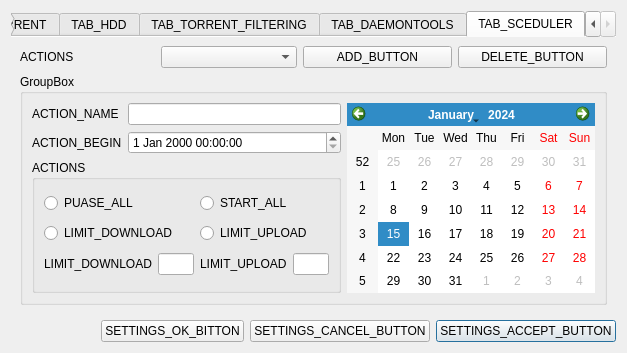
<?xml version="1.0" encoding="UTF-8"?>
<ui version="4.0">
 <class>SettingsDialog</class>
 <widget class="QDialog" name="SettingsDialog">
  <property name="geometry">
   <rect>
    <x>0</x>
    <y>0</y>
    <width>627</width>
    <height>353</height>
   </rect>
  </property>
  <property name="windowTitle">
   <string>SETTINGS_DIALOG</string>
  </property>
  <property name="windowIcon">
   <iconset resource="ltorrent.qrc">
    <normaloff>:/icons/app.ico</normaloff>:/icons/app.ico</iconset>
  </property>
  <layout class="QGridLayout" name="gridLayout_4">
   <item row="1" column="3">
    <widget class="QPushButton" name="applyButton">
     <property name="text">
      <string>SETTINGS_ACCEPT_BUTTON</string>
     </property>
    </widget>
   </item>
   <item row="1" column="2">
    <widget class="QPushButton" name="cancelButton">
     <property name="text">
      <string>SETTINGS_CANCEL_BUTTON</string>
     </property>
    </widget>
   </item>
   <item row="1" column="1">
    <widget class="QPushButton" name="OKButton">
     <property name="text">
      <string>SETTINGS_OK_BITTON</string>
     </property>
    </widget>
   </item>
   <item row="1" column="0">
    <spacer name="horizontalSpacer">
     <property name="orientation">
      <enum>Qt::Horizontal</enum>
     </property>
     <property name="sizeHint" stdset="0">
      <size>
       <width>168</width>
       <height>20</height>
      </size>
     </property>
    </spacer>
   </item>
   <item row="0" column="0" colspan="4">
    <widget class="QTabWidget" name="tabWidget">
     <property name="whatsThis">
      <string/>
     </property>
     <property name="autoFillBackground">
      <bool>true</bool>
     </property>
     <property name="tabShape">
      <enum>QTabWidget::Rounded</enum>
     </property>
     <property name="currentIndex">
      <number>4</number>
     </property>
     <property name="documentMode">
      <bool>true</bool>
     </property>
     <property name="tabsClosable">
      <bool>false</bool>
     </property>
     <property name="movable">
      <bool>true</bool>
     </property>
     <widget class="QWidget" name="tab_1">
      <attribute name="title">
       <string>TAB_TORRENT</string>
      </attribute>
      <layout class="QGridLayout" name="gridLayout_2">
       <item row="1" column="2" colspan="2">
        <widget class="QGroupBox" name="groupBox_2">
         <property name="title">
          <string>RESTRICTIONS</string>
         </property>
         <layout class="QGridLayout" name="gridLayout_3">
          <item row="0" column="0">
           <widget class="QLabel" name="label_6">
            <property name="whatsThis">
             <string>UPLOAD_SPEED_LIMIT_WIT</string>
            </property>
            <property name="text">
             <string>UPLOAD_SPEED_LIMIT(Kb/s)</string>
            </property>
           </widget>
          </item>
          <item row="0" column="1">
           <widget class="QLineEdit" name="uploadLimitEdit">
            <property name="whatsThis">
             <string>UPLOAD_SPEED_LIMIT</string>
            </property>
           </widget>
          </item>
          <item row="3" column="0">
           <widget class="QLabel" name="label_15">
            <property name="whatsThis">
             <string>ACTIVE_TORRENTS_LIMIT_WIT</string>
            </property>
            <property name="text">
             <string>ACTIVE_TORRENTS_LIMIT</string>
            </property>
           </widget>
          </item>
          <item row="3" column="1">
           <widget class="QLineEdit" name="activeLimitEdit">
            <property name="whatsThis">
             <string>ACTIVE_TORRENTS_LIMIT</string>
            </property>
           </widget>
          </item>
          <item row="2" column="0">
           <widget class="QLabel" name="label_7">
            <property name="whatsThis">
             <string>DOWNLOAD_SPEED_LIMIT_WIT</string>
            </property>
            <property name="text">
             <string>DOWNLOAD_SPEED_LIMIT(Kb/s)</string>
            </property>
           </widget>
          </item>
          <item row="2" column="1">
           <widget class="QLineEdit" name="downloadLimitEdit">
            <property name="whatsThis">
             <string>DOWNLOAD_SPEED_LIMIT</string>
            </property>
           </widget>
          </item>
          <item row="4" column="0">
           <widget class="QLabel" name="label_16">
            <property name="whatsThis">
             <string>ACTIVE_SEEDS_LIMIT_WIT</string>
            </property>
            <property name="text">
             <string>ACTIVE_SEEDS_LIMIT</string>
            </property>
           </widget>
          </item>
          <item row="4" column="1">
           <widget class="QLineEdit" name="activeSeedLimitEdit">
            <property name="whatsThis">
             <string>ACTIVE_SEEDS_LIMIT</string>
            </property>
           </widget>
          </item>
          <item row="5" column="0">
           <widget class="QLabel" name="label_17">
            <property name="whatsThis">
             <string>ACTIVE_DOWNLOADS_LIMIT_WIT</string>
            </property>
            <property name="text">
             <string>ACTIVE_DOWNLOADS_LIMIT</string>
            </property>
           </widget>
          </item>
          <item row="5" column="1">
           <widget class="QLineEdit" name="activeDownloadLimitEdit">
            <property name="whatsThis">
             <string>ACTIVE_DOWNLOADS_LIMIT</string>
            </property>
           </widget>
          </item>
         </layout>
        </widget>
       </item>
       <item row="1" column="0" colspan="2">
        <widget class="QGroupBox" name="proxyGroupBox">
         <property name="enabled">
          <bool>true</bool>
         </property>
         <property name="title">
          <string>USE_PROXY</string>
         </property>
         <property name="checkable">
          <bool>true</bool>
         </property>
         <property name="checked">
          <bool>false</bool>
         </property>
         <layout class="QGridLayout" name="gridLayout">
          <item row="3" column="0">
           <widget class="QLabel" name="label_5">
            <property name="whatsThis">
             <string>PROXY_TYPE_WIT</string>
            </property>
            <property name="text">
             <string>PROXY_TYPE</string>
            </property>
           </widget>
          </item>
          <item row="1" column="1">
           <widget class="QLineEdit" name="proxyUsernameEdit">
            <property name="whatsThis">
             <string>PROXY_USER_NAME_WIT</string>
            </property>
           </widget>
          </item>
          <item row="0" column="1">
           <widget class="QLineEdit" name="proxyHostEdit">
            <property name="whatsThis">
             <string>PROXY_HOST_WIT</string>
            </property>
           </widget>
          </item>
          <item row="1" column="0">
           <widget class="QLabel" name="label_3">
            <property name="whatsThis">
             <string>PROXY_USER_NAME_WIT</string>
            </property>
            <property name="text">
             <string>PROXY_USER_NAME</string>
            </property>
           </widget>
          </item>
          <item row="0" column="0">
           <widget class="QLabel" name="label_2">
            <property name="whatsThis">
             <string>PROXY_HOST_WIT</string>
            </property>
            <property name="text">
             <string>PROXY_HOST (IP:port)</string>
            </property>
           </widget>
          </item>
          <item row="2" column="1">
           <widget class="QLineEdit" name="proxyPwdEdit">
            <property name="whatsThis">
             <string>PROXY_PASSWORD</string>
            </property>
           </widget>
          </item>
          <item row="3" column="1">
           <widget class="QComboBox" name="proxyTypeComboBox">
            <property name="whatsThis">
             <string>PROXY_TYPE</string>
            </property>
            <item>
             <property name="text">
              <string>Socks4</string>
             </property>
            </item>
            <item>
             <property name="text">
              <string>Socks5</string>
             </property>
            </item>
            <item>
             <property name="text">
              <string>Socks5 с паролем</string>
             </property>
            </item>
            <item>
             <property name="text">
              <string>http</string>
             </property>
            </item>
            <item>
             <property name="text">
              <string>http с паролем</string>
             </property>
            </item>
            <item>
             <property name="text">
              <string>i2p</string>
             </property>
            </item>
           </widget>
          </item>
          <item row="2" column="0">
           <widget class="QLabel" name="label_4">
            <property name="whatsThis">
             <string>PROXY_PASSWORD_WIT</string>
            </property>
            <property name="text">
             <string>PROXY_PASSWORD</string>
            </property>
           </widget>
          </item>
         </layout>
        </widget>
       </item>
       <item row="0" column="2">
        <widget class="QLabel" name="label">
         <property name="layoutDirection">
          <enum>Qt::LeftToRight</enum>
         </property>
         <property name="autoFillBackground">
          <bool>false</bool>
         </property>
         <property name="text">
          <string>LISTEN_PORT</string>
         </property>
         <property name="alignment">
          <set>Qt::AlignRight|Qt::AlignTrailing|Qt::AlignVCenter</set>
         </property>
        </widget>
       </item>
       <item row="0" column="3">
        <widget class="QLineEdit" name="portEdit"/>
       </item>
       <item row="0" column="1">
        <widget class="QComboBox" name="localeComboBox"/>
       </item>
       <item row="2" column="2">
        <widget class="QCheckBox" name="runOnbootCheckBox">
         <property name="whatsThis">
          <string>START_ON_BOOT_WIT</string>
         </property>
         <property name="text">
          <string>START_ON_BOOT</string>
         </property>
        </widget>
       </item>
       <item row="3" column="0" colspan="2">
        <widget class="QCheckBox" name="magnetAssociationCheckBox">
         <property name="whatsThis">
          <string>MAGNET_ASSOCIATION_WIT</string>
         </property>
         <property name="text">
          <string>MAGNET_ASSOCIATION</string>
         </property>
        </widget>
       </item>
       <item row="3" column="2">
        <widget class="QCheckBox" name="startMinimizedCheckBox">
         <property name="whatsThis">
          <string>START_MINIMIZED_WIT</string>
         </property>
         <property name="text">
          <string>START_MINIMIZED</string>
         </property>
        </widget>
       </item>
       <item row="2" column="0" colspan="2">
        <widget class="QCheckBox" name="asociationCheckBox">
         <property name="whatsThis">
          <string>TORRENT_FILES_ASSOCIATION_WIT</string>
         </property>
         <property name="text">
          <string>TORRENT_FILES_ASSOCIATION</string>
         </property>
        </widget>
       </item>
       <item row="0" column="0">
        <widget class="QLabel" name="label_8">
         <property name="text">
          <string>LANGUAGE</string>
         </property>
        </widget>
       </item>
      </layout>
     </widget>
     <widget class="QWidget" name="tab_2">
      <attribute name="title">
       <string>TAB_HDD</string>
      </attribute>
      <layout class="QGridLayout" name="gridLayout_17">
       <item row="0" column="0">
        <widget class="QCheckBox" name="lockFilesCheckBox">
         <property name="whatsThis">
          <string>LOCK_FILES_WIT</string>
         </property>
         <property name="text">
          <string>LOCK_FILES</string>
         </property>
        </widget>
       </item>
       <item row="1" column="0">
        <widget class="QLabel" name="label_19">
         <property name="whatsThis">
          <string>DISK_IO_CASH_MODE_WIT</string>
         </property>
         <property name="text">
          <string>DISK_IO_CASH_MODE</string>
         </property>
        </widget>
       </item>
       <item row="2" column="0">
        <widget class="QLabel" name="label_20">
         <property name="whatsThis">
          <string>CASH_SIZE_WIT</string>
         </property>
         <property name="text">
          <string>CASH_SIZE</string>
         </property>
        </widget>
       </item>
       <item row="2" column="1">
        <widget class="QLineEdit" name="casheSizeLineEdit"/>
       </item>
       <item row="1" column="1">
        <widget class="QComboBox" name="diskIOCasheModeComboBox">
         <item>
          <property name="text">
           <string>ENABLE_OS_CACHE</string>
          </property>
         </item>
         <item>
          <property name="text">
           <string>DISABLE_OS_CACHE_FOR_ALIGNED_FILES</string>
          </property>
         </item>
         <item>
          <property name="text">
           <string>DISABLE_OS_CACHE</string>
          </property>
         </item>
        </widget>
       </item>
       <item row="3" column="1">
        <widget class="QCheckBox" name="alowReorderedOpsCheckBox">
         <property name="whatsThis">
          <string>ALOW_REORDERED_OPERATIONS_WIT</string>
         </property>
         <property name="text">
          <string>ALOW_REORDERED_OPERATIONS</string>
         </property>
        </widget>
       </item>
       <item row="4" column="0">
        <widget class="QCheckBox" name="lowPrioDiskCheckBox">
         <property name="whatsThis">
          <string>LOW_PORIO_DISK_WIT</string>
         </property>
         <property name="text">
          <string>LOW_PORIO_DISK</string>
         </property>
        </widget>
       </item>
       <item row="4" column="1">
        <widget class="QCheckBox" name="useReadCasheCheckBox">
         <property name="whatsThis">
          <string>USE_READ_CASHE_WIT</string>
         </property>
         <property name="text">
          <string>USE_READ_CASHE</string>
         </property>
        </widget>
       </item>
       <item row="3" column="0">
        <widget class="QCheckBox" name="useDiskReadAheadCheckBox">
         <property name="whatsThis">
          <string>USE_DISK_READ_AHEAD_WIT</string>
         </property>
         <property name="text">
          <string>USE_DISK_READ_AHEAD</string>
         </property>
        </widget>
       </item>
      </layout>
     </widget>
     <widget class="QWidget" name="tab_3">
      <attribute name="title">
       <string>TAB_TORRENT_FILTERING</string>
      </attribute>
      <layout class="QGridLayout" name="gridLayout_13">
       <item row="0" column="0" rowspan="3">
        <widget class="QGroupBox" name="groupBox_3">
         <property name="maximumSize">
          <size>
           <width>150</width>
           <height>16777215</height>
          </size>
         </property>
         <property name="title">
          <string>FILTERING_GROUP</string>
         </property>
         <layout class="QGridLayout" name="gridLayout_5">
          <item row="0" column="1">
           <widget class="QListWidget" name="GroupsListWidget">
            <property name="whatsThis">
             <string>GROUP_LISTBOX_WIT</string>
            </property>
           </widget>
          </item>
          <item row="1" column="1">
           <widget class="QPushButton" name="removeGroupButton">
            <property name="whatsThis">
             <string>FILTERING_GROUP_DELETE_WIT</string>
            </property>
            <property name="text">
             <string>FILTERING_GROUP_DELETE</string>
            </property>
           </widget>
          </item>
         </layout>
        </widget>
       </item>
       <item row="0" column="1">
        <widget class="QGroupBox" name="groupBox_9">
         <property name="title">
          <string>ADD_CHANGE_GROUP</string>
         </property>
         <layout class="QGridLayout" name="gridLayout_8">
          <item row="0" column="0">
           <widget class="QLineEdit" name="newGroupNameEdit">
            <property name="whatsThis">
             <string>newGroupNameEdit_WIT</string>
            </property>
           </widget>
          </item>
          <item row="0" column="1">
           <widget class="QPushButton" name="addNewGroupButton">
            <property name="whatsThis">
             <string>ADD_GROUP_BUTON_WIT</string>
            </property>
            <property name="text">
             <string>ADD_GROUP_BUTON</string>
            </property>
           </widget>
          </item>
         </layout>
        </widget>
       </item>
       <item row="1" column="1">
        <widget class="QGroupBox" name="groupBox_4">
         <property name="title">
          <string>FILE_EXTENSIONS(FORMAT: jpg|png|bmp)</string>
         </property>
         <layout class="QGridLayout" name="gridLayout_6">
          <item row="0" column="0">
           <spacer name="verticalSpacer_5">
            <property name="orientation">
             <enum>Qt::Vertical</enum>
            </property>
            <property name="sizeHint" stdset="0">
             <size>
              <width>20</width>
              <height>40</height>
             </size>
            </property>
           </spacer>
          </item>
          <item row="1" column="0">
           <widget class="QTextEdit" name="extensionsEdit">
            <property name="whatsThis">
             <string>extensionsEdit_WIT</string>
            </property>
           </widget>
          </item>
         </layout>
        </widget>
       </item>
       <item row="2" column="1">
        <widget class="QGroupBox" name="groupBox_5">
         <property name="title">
          <string>GROUP_SAVE_PATH</string>
         </property>
         <layout class="QGridLayout" name="gridLayout_7">
          <item row="1" column="0">
           <widget class="QLineEdit" name="groupSavePathEdit">
            <property name="whatsThis">
             <string>groupSavePathEdit_WIT</string>
            </property>
           </widget>
          </item>
          <item row="1" column="1">
           <widget class="QPushButton" name="BrowseGroupSavePathButton">
            <property name="whatsThis">
             <string>GROUP_SAVE_PATH_CHOISE_BUTTON_WIT</string>
            </property>
            <property name="text">
             <string>GROUP_SAVE_PATH_CHOISE_BUTTON</string>
            </property>
           </widget>
          </item>
          <item row="0" column="0">
           <spacer name="verticalSpacer_6">
            <property name="orientation">
             <enum>Qt::Vertical</enum>
            </property>
            <property name="sizeHint" stdset="0">
             <size>
              <width>20</width>
              <height>40</height>
             </size>
            </property>
           </spacer>
          </item>
         </layout>
        </widget>
       </item>
      </layout>
     </widget>
     <widget class="QWidget" name="tab_4">
      <attribute name="title">
       <string>TAB_DAEMONTOOLS</string>
      </attribute>
      <layout class="QGridLayout" name="gridLayout_12">
       <item row="2" column="0">
        <spacer name="verticalSpacer_4">
         <property name="orientation">
          <enum>Qt::Vertical</enum>
         </property>
         <property name="sizeHint" stdset="0">
          <size>
           <width>20</width>
           <height>40</height>
          </size>
         </property>
        </spacer>
       </item>
       <item row="0" column="1">
        <widget class="QGroupBox" name="groupBox_8">
         <property name="title">
          <string>DRIVE_NUMBER</string>
         </property>
         <layout class="QGridLayout" name="gridLayout_11">
          <item row="0" column="0">
           <widget class="QComboBox" name="driveNumberComboBox">
            <property name="whatsThis">
             <string>driveNumberComboBox_WIT</string>
            </property>
            <item>
             <property name="text">
              <string>1</string>
             </property>
            </item>
            <item>
             <property name="text">
              <string>2</string>
             </property>
            </item>
            <item>
             <property name="text">
              <string>3</string>
             </property>
            </item>
            <item>
             <property name="text">
              <string>4</string>
             </property>
            </item>
            <item>
             <property name="text">
              <string>5</string>
             </property>
            </item>
            <item>
             <property name="text">
              <string>6</string>
             </property>
            </item>
            <item>
             <property name="text">
              <string>7</string>
             </property>
            </item>
            <item>
             <property name="text">
              <string>8</string>
             </property>
            </item>
            <item>
             <property name="text">
              <string>9</string>
             </property>
            </item>
            <item>
             <property name="text">
              <string>10</string>
             </property>
            </item>
           </widget>
          </item>
         </layout>
        </widget>
       </item>
       <item row="1" column="0" colspan="2">
        <widget class="QGroupBox" name="customMoutGroupBox">
         <property name="enabled">
          <bool>true</bool>
         </property>
         <property name="title">
          <string>DAEMONTOOLS_CUSTOM_COMMAND</string>
         </property>
         <property name="checkable">
          <bool>true</bool>
         </property>
         <property name="checked">
          <bool>false</bool>
         </property>
         <layout class="QGridLayout" name="gridLayout_10">
          <item row="0" column="0">
           <widget class="QLineEdit" name="customCommandEdit">
            <property name="whatsThis">
             <string>DAEMONTOOLS_COMMAND_WIT</string>
            </property>
           </widget>
          </item>
         </layout>
        </widget>
       </item>
       <item row="0" column="0">
        <widget class="QGroupBox" name="groupBox_6">
         <property name="title">
          <string>DAEMONTOOLS_PATH</string>
         </property>
         <layout class="QGridLayout" name="gridLayout_9">
          <item row="0" column="0">
           <widget class="QLineEdit" name="DTPathEdit">
            <property name="whatsThis">
             <string>DTPathEdit_WIT</string>
            </property>
           </widget>
          </item>
          <item row="0" column="1">
           <widget class="QPushButton" name="browseDTPathButton">
            <property name="accessibleName">
             <string>DAEMONTOOLS_PATH_CHOISE_BUUTON_WIT</string>
            </property>
            <property name="text">
             <string>DAEMONTOOLS_PATH_CHOISE_BUUTON</string>
            </property>
           </widget>
          </item>
         </layout>
        </widget>
       </item>
      </layout>
     </widget>
     <widget class="QWidget" name="tab">
      <attribute name="title">
       <string>TAB_SCEDULER</string>
      </attribute>
      <layout class="QGridLayout" name="gridLayout_19">
       <item row="1" column="1">
        <widget class="QComboBox" name="tasksComboBox">
         <property name="maximumSize">
          <size>
           <width>150</width>
           <height>16777215</height>
          </size>
         </property>
        </widget>
       </item>
       <item row="1" column="2">
        <widget class="QPushButton" name="addTaskButton">
         <property name="text">
          <string>ADD_BUTTON</string>
         </property>
        </widget>
       </item>
       <item row="1" column="3">
        <widget class="QPushButton" name="deleteTaskButton">
         <property name="text">
          <string>DELETE_BUTTON</string>
         </property>
        </widget>
       </item>
       <item row="1" column="0">
        <widget class="QLabel" name="label_14">
         <property name="maximumSize">
          <size>
           <width>150</width>
           <height>16777215</height>
          </size>
         </property>
         <property name="text">
          <string>ACTIONS</string>
         </property>
        </widget>
       </item>
       <item row="2" column="0" rowspan="2" colspan="4">
        <widget class="QGroupBox" name="groupBox_11">
         <property name="title">
          <string>GroupBox</string>
         </property>
         <layout class="QGridLayout" name="gridLayout_14">
          <item row="1" column="1">
           <widget class="QDateTimeEdit" name="beginDateTimeEdit"/>
          </item>
          <item row="0" column="0">
           <widget class="QLabel" name="label_13">
            <property name="text">
             <string>ACTION_NAME</string>
            </property>
           </widget>
          </item>
          <item row="1" column="0">
           <widget class="QLabel" name="label_9">
            <property name="text">
             <string>ACTION_BEGIN</string>
            </property>
           </widget>
          </item>
          <item row="0" column="1">
           <widget class="QLineEdit" name="taskNameLineEdit">
            <property name="maximumSize">
             <size>
              <width>16777215</width>
              <height>16777215</height>
             </size>
            </property>
           </widget>
          </item>
          <item row="2" column="0" colspan="2">
           <widget class="QGroupBox" name="groupBox">
            <property name="title">
             <string>ACTIONS</string>
            </property>
            <layout class="QGridLayout" name="gridLayout_15">
             <item row="2" column="0">
              <widget class="QLabel" name="label_11">
               <property name="text">
                <string>LIMIT_DOWNLOAD</string>
               </property>
              </widget>
             </item>
             <item row="2" column="1">
              <widget class="QLineEdit" name="dlLimitEdit">
               <property name="enabled">
                <bool>true</bool>
               </property>
              </widget>
             </item>
             <item row="2" column="2">
              <widget class="QLabel" name="label_12">
               <property name="text">
                <string>LIMIT_UPLOAD</string>
               </property>
              </widget>
             </item>
             <item row="2" column="3">
              <widget class="QLineEdit" name="ulLimitEdit">
               <property name="enabled">
                <bool>true</bool>
               </property>
              </widget>
             </item>
             <item row="0" column="2" colspan="2">
              <widget class="QRadioButton" name="startAllRadioButton">
               <property name="text">
                <string>START_ALL</string>
               </property>
              </widget>
             </item>
             <item row="1" column="2" colspan="2">
              <widget class="QRadioButton" name="limitUlRadioButton">
               <property name="text">
                <string>LIMIT_UPLOAD</string>
               </property>
              </widget>
             </item>
             <item row="1" column="0" colspan="2">
              <widget class="QRadioButton" name="limitDlRadioButton">
               <property name="text">
                <string>LIMIT_DOWNLOAD</string>
               </property>
              </widget>
             </item>
             <item row="0" column="0" colspan="2">
              <widget class="QRadioButton" name="pauseAllRadioButton">
               <property name="text">
                <string>PUASE_ALL</string>
               </property>
              </widget>
             </item>
            </layout>
           </widget>
          </item>
          <item row="0" column="2" rowspan="3">
           <widget class="QCalendarWidget" name="calendarWidget"/>
          </item>
         </layout>
         <zorder>label_9</zorder>
         <zorder>beginDateTimeEdit</zorder>
         <zorder>groupBox</zorder>
         <zorder>label_13</zorder>
         <zorder>taskNameLineEdit</zorder>
         <zorder>calendarWidget</zorder>
        </widget>
       </item>
      </layout>
     </widget>
    </widget>
   </item>
  </layout>
 </widget>
 <tabstops>
  <tabstop>OKButton</tabstop>
  <tabstop>cancelButton</tabstop>
  <tabstop>applyButton</tabstop>
  <tabstop>tabWidget</tabstop>
  <tabstop>localeComboBox</tabstop>
  <tabstop>portEdit</tabstop>
  <tabstop>proxyGroupBox</tabstop>
  <tabstop>proxyHostEdit</tabstop>
  <tabstop>proxyUsernameEdit</tabstop>
  <tabstop>proxyPwdEdit</tabstop>
  <tabstop>proxyTypeComboBox</tabstop>
  <tabstop>uploadLimitEdit</tabstop>
  <tabstop>downloadLimitEdit</tabstop>
  <tabstop>activeLimitEdit</tabstop>
  <tabstop>activeSeedLimitEdit</tabstop>
  <tabstop>activeDownloadLimitEdit</tabstop>
  <tabstop>asociationCheckBox</tabstop>
  <tabstop>magnetAssociationCheckBox</tabstop>
  <tabstop>runOnbootCheckBox</tabstop>
  <tabstop>startMinimizedCheckBox</tabstop>
  <tabstop>lockFilesCheckBox</tabstop>
  <tabstop>diskIOCasheModeComboBox</tabstop>
  <tabstop>casheSizeLineEdit</tabstop>
  <tabstop>useDiskReadAheadCheckBox</tabstop>
  <tabstop>alowReorderedOpsCheckBox</tabstop>
  <tabstop>lowPrioDiskCheckBox</tabstop>
  <tabstop>useReadCasheCheckBox</tabstop>
  <tabstop>GroupsListWidget</tabstop>
  <tabstop>removeGroupButton</tabstop>
  <tabstop>newGroupNameEdit</tabstop>
  <tabstop>addNewGroupButton</tabstop>
  <tabstop>extensionsEdit</tabstop>
  <tabstop>groupSavePathEdit</tabstop>
  <tabstop>BrowseGroupSavePathButton</tabstop>
  <tabstop>DTPathEdit</tabstop>
  <tabstop>browseDTPathButton</tabstop>
  <tabstop>driveNumberComboBox</tabstop>
  <tabstop>customMoutGroupBox</tabstop>
  <tabstop>customCommandEdit</tabstop>
 </tabstops>
 <resources>
  <include location="ltorrent.qrc"/>
 </resources>
 <connections>
  <connection>
   <sender>applyButton</sender>
   <signal>clicked()</signal>
   <receiver>SettingsDialog</receiver>
   <slot>ApplySettings()</slot>
   <hints>
    <hint type="sourcelabel">
     <x>466</x>
     <y>299</y>
    </hint>
    <hint type="destinationlabel">
     <x>256</x>
     <y>159</y>
    </hint>
   </hints>
  </connection>
  <connection>
   <sender>OKButton</sender>
   <signal>clicked()</signal>
   <receiver>SettingsDialog</receiver>
   <slot>ApplyAndClose()</slot>
   <hints>
    <hint type="sourcelabel">
     <x>304</x>
     <y>299</y>
    </hint>
    <hint type="destinationlabel">
     <x>256</x>
     <y>159</y>
    </hint>
   </hints>
  </connection>
  <connection>
   <sender>cancelButton</sender>
   <signal>clicked()</signal>
   <receiver>SettingsDialog</receiver>
   <slot>reject()</slot>
   <hints>
    <hint type="sourcelabel">
     <x>385</x>
     <y>299</y>
    </hint>
    <hint type="destinationlabel">
     <x>256</x>
     <y>159</y>
    </hint>
   </hints>
  </connection>
  <connection>
   <sender>addNewGroupButton</sender>
   <signal>clicked()</signal>
   <receiver>SettingsDialog</receiver>
   <slot>addGroup()</slot>
   <hints>
    <hint type="sourcelabel">
     <x>443</x>
     <y>74</y>
    </hint>
    <hint type="destinationlabel">
     <x>256</x>
     <y>159</y>
    </hint>
   </hints>
  </connection>
  <connection>
   <sender>removeGroupButton</sender>
   <signal>clicked()</signal>
   <receiver>SettingsDialog</receiver>
   <slot>removeGroup()</slot>
   <hints>
    <hint type="sourcelabel">
     <x>94</x>
     <y>247</y>
    </hint>
    <hint type="destinationlabel">
     <x>256</x>
     <y>159</y>
    </hint>
   </hints>
  </connection>
  <connection>
   <sender>BrowseGroupSavePathButton</sender>
   <signal>clicked()</signal>
   <receiver>SettingsDialog</receiver>
   <slot>browseSavepathGroup()</slot>
   <hints>
    <hint type="sourcelabel">
     <x>443</x>
     <y>247</y>
    </hint>
    <hint type="destinationlabel">
     <x>256</x>
     <y>159</y>
    </hint>
   </hints>
  </connection>
  <connection>
   <sender>browseDTPathButton</sender>
   <signal>clicked()</signal>
   <receiver>SettingsDialog</receiver>
   <slot>browseDTPath()</slot>
   <hints>
    <hint type="sourcelabel">
     <x>359</x>
     <y>96</y>
    </hint>
    <hint type="destinationlabel">
     <x>256</x>
     <y>159</y>
    </hint>
   </hints>
  </connection>
  <connection>
   <sender>GroupsListWidget</sender>
   <signal>currentRowChanged(int)</signal>
   <receiver>SettingsDialog</receiver>
   <slot>showSelectedGroup(int)</slot>
   <hints>
    <hint type="sourcelabel">
     <x>94</x>
     <y>146</y>
    </hint>
    <hint type="destinationlabel">
     <x>256</x>
     <y>159</y>
    </hint>
   </hints>
  </connection>
  <connection>
   <sender>addTaskButton</sender>
   <signal>clicked()</signal>
   <receiver>SettingsDialog</receiver>
   <slot>AddTask()</slot>
   <hints>
    <hint type="sourcelabel">
     <x>388</x>
     <y>50</y>
    </hint>
    <hint type="destinationlabel">
     <x>313</x>
     <y>176</y>
    </hint>
   </hints>
  </connection>
  <connection>
   <sender>deleteTaskButton</sender>
   <signal>clicked()</signal>
   <receiver>SettingsDialog</receiver>
   <slot>DeleteTask()</slot>
   <hints>
    <hint type="sourcelabel">
     <x>537</x>
     <y>50</y>
    </hint>
    <hint type="destinationlabel">
     <x>313</x>
     <y>176</y>
    </hint>
   </hints>
  </connection>
  <connection>
   <sender>limitDlRadioButton</sender>
   <signal>clicked()</signal>
   <receiver>dlLimitEdit</receiver>
   <slot>setFocus()</slot>
   <hints>
    <hint type="sourcelabel">
     <x>178</x>
     <y>237</y>
    </hint>
    <hint type="destinationlabel">
     <x>227</x>
     <y>268</y>
    </hint>
   </hints>
  </connection>
  <connection>
   <sender>limitUlRadioButton</sender>
   <signal>clicked()</signal>
   <receiver>ulLimitEdit</receiver>
   <slot>setFocus()</slot>
   <hints>
    <hint type="sourcelabel">
     <x>457</x>
     <y>237</y>
    </hint>
    <hint type="destinationlabel">
     <x>496</x>
     <y>268</y>
    </hint>
   </hints>
  </connection>
 </connections>
 <slots>
  <slot>ApplySettings()</slot>
  <slot>proxySwitcher()</slot>
  <slot>addGroup()</slot>
  <slot>browseSavepathGroup()</slot>
  <slot>browseDTPath()</slot>
  <slot>customCommandSwitcher()</slot>
  <slot>addTracker()</slot>
  <slot>trackerAuthSwitcher()</slot>
  <slot>removeGroup()</slot>
  <slot>showCurrenttrackerSettings()</slot>
  <slot>showHint()</slot>
  <slot>showSelectedGroup(int)</slot>
  <slot>ApplyHandler()</slot>
  <slot>ApplyAndClose()</slot>
  <slot>SetDate()</slot>
  <slot>AddTask()</slot>
  <slot>DeleteTask()</slot>
 </slots>
</ui>
